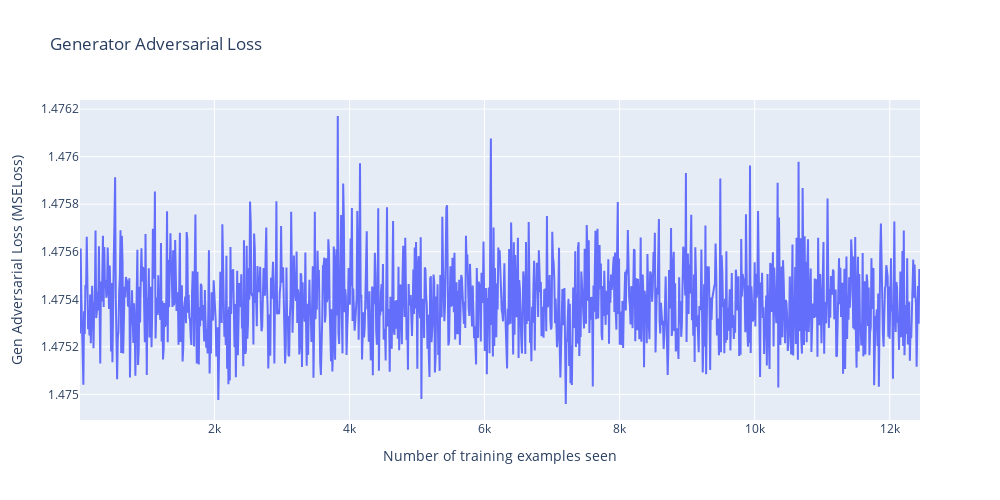

Source (notebook cell):
### Code cell
fig = go.Figure()
fig.add_trace(go.Scatter(x=counter, y=gen_adv_losses, mode='lines', name='Gen Adv Loss'))

fig.update_layout(
    width=1000,
    height=500,
    title="Generator Adversarial Loss",
    xaxis_title="Number of training examples seen",
    yaxis_title="Gen Adversarial Loss (MSELoss)"),
fig.show()

plt.plot(counter, gen_adv_losses)

### Figure 1 — Plotly figure (JSON) as saved in the notebook; plotly's stock layout.template omitted (floating-point values rounded to 4 significant figures; data arrays with more than 128 entries replaced by an {"elided": "..."} marker saying what was removed)
{"data": [{"mode": "lines", "name": "Gen Adv Loss", "type": "scatter", "x": {"elided": "1246 int values"}, "y": {"elided": "1246 float values"}}], "layout": {"height": 500, "title": {"text": "Generator Adversarial Loss"}, "width": 1000, "xaxis": {"title": {"text": "Number of training examples seen"}}, "yaxis": {"title": {"text": "Gen Adversarial Loss (MSELoss)"}}}}
